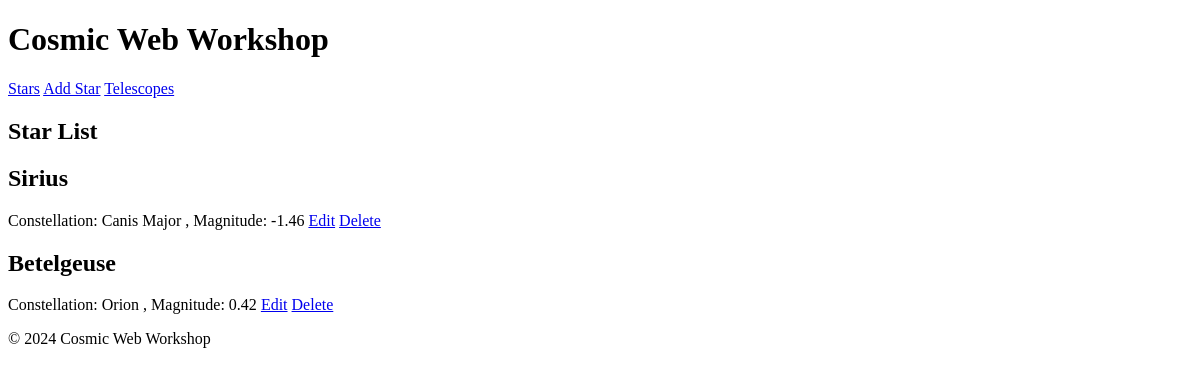
Page /star/ on the earlier database version.
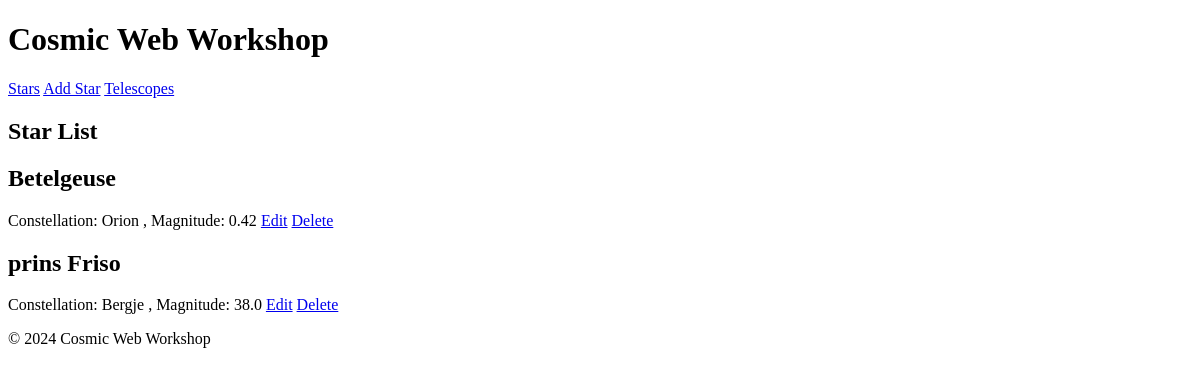
Same page on the later database version.
### stars/models.py (models this page shows, shortened)
class Star(models.Model):
    name = models.CharField(max_length=100)
    constellation = models.CharField(max_length=100)
    magnitude = models.FloatField()
    description = models.TextField(blank=True, null=True)
    discovered_by = models.CharField(max_length=100, blank=True, null=True)

### stars/views.py (the view)
# urls.py: path('star/', views.star_list, name='star_list'),
def star_list(request):
    stars = Star.objects.all()
    items = [
        {
            "name": star.name,
            "details": f"Constellation: { star.constellation} , Magnitude: { star.magnitude} ",
            "edit_url": reverse('update_star', args=[star.id]),
            "delete_url": reverse('delete_star', args=[star.id])
        }
        for star in stars
    ]
    context = {
        "title": "Star List",
        "items": items,
    }
    return render(request, 'stars/list_view.html', context)

### stars/templates/stars/list_view.html (shortened to what this page needs)
{% extends 'stars/base.html' %}
{% block content %}
    <h2>{{ title }}</h2>
    <div class="list-view">
        {% for item in items %}
        <div class="list-item">
            <h2>{{ item.name }}</h2>
            <span>{{ item.details }}</span>
            {% if item.edit_url %}
                <a href="{{ item.edit_url }}">Edit</a>
            {% endif %}
            {% if item.delete_url %}
                <a href="{{ item.delete_url }}">Delete</a>
            {% endif %}
        </div>
        {% endfor %}
    </div>
{% endblock %}

### stars/templates/stars/base.html (shortened to what this page needs)
{% load static %}
<!DOCTYPE html>
<html lang="en">
<head>
    <link rel="stylesheet" href="{% static 'stars/styles.css' %}">
</head>
<body>
    <header>
        <h1>Cosmic Web Workshop</h1>
        <nav>
            <a href="{% url 'star_list' %}">Stars</a>
            <a href="{% url 'add_star' %}">Add Star</a>
            <a href="{% url 'telescope_list' %}">Telescopes</a>
        </nav>
    </header>
    <main>
        {% block content %}
        {% endblock %}
    </main>
    <footer>
        <p>&copy; 2024 Cosmic Web Workshop</p>
    </footer>
</body>
</html>

Differences in the rows shown:
removed Star: name "Sirius"
added Star: name "prins Friso"
Other differences:
new list line: "Constellation: Bergje , Magnitude: 38.0 Edit Delete"
list line gone: "Constellation: Canis Major , Magnitude: -1.46 Edit Delete"
